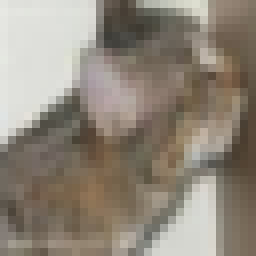
#> input picture figures/1074_cat.png, 32 x 32 px (shown 8 times larger)
$ python create_framework_figure.py
#> lines starting #> are read from the running program, lines starting #| are printed output that depends on the picture
### src/methods/mm_remax.py
"""
Moment-Matching Remax (MM-Remax)

Calculates the moments of the probabilistic Remax output analytically
using log-normal moment matching through the ReLU and normalization.

Remax = ReLU(Z) / sum(ReLU(Z))

This is the third proposed method for analytically tractable real-to-categorical
transformations in Bayesian Neural Networks. It is more numerically stable than
softmax as it avoids the exponential function.
"""

import numpy as np
from scipy.stats import norm
from typing import Dict


def _phi(x: np.ndarray) -> np.ndarray:
    """Probability Density Function (PDF) of the standard normal distribution."""
    return norm.pdf(x)


def _Phi(x: np.ndarray) -> np.ndarray:
    """Cumulative Distribution Function (CDF) of the standard normal distribution."""
    return norm.cdf(x)


def mm_remax(
    mu_z: np.ndarray,
    sigma_z_sq: np.ndarray
) -> Dict[str, np.ndarray]:
    """
    Calculates the moments of the Remax output analytically using moment matching.

    Remax(Z) = ReLU(Z) / sum(ReLU(Z))

    where ReLU is applied element-wise and the normalization ensures outputs sum to 1.

    Supports both single samples and batched inputs.

    Args:
        mu_z: Mean of the input Gaussian vector Z.
              Shape: (K,) for single sample or (B, K) for batch of B samples.
        sigma_z_sq: Variance of the input Gaussian vector Z.
              Shape: (K,) for single sample or (B, K) for batch.

    Returns:
        dict: A dictionary containing:
            - mu_a: Expected value of Remax outputs. Shape: (K,) or (B, K)
            - sigma_a_sq: Variance of Remax outputs. Shape: (K,) or (B, K)
            - mu_m: Mean of ReLU outputs M = ReLU(Z). Shape: (K,) or (B, K)
            - sigma_m_sq: Variance of ReLU outputs. Shape: (K,) or (B, K)
            - cov_z_m: Covariance between Z and M. Shape: (K,) or (B, K)
            - cov_z_a: Covariance between Z and A. Shape: (K,) or (B, K)
            - mu_ln_a: Mean of log(A). Shape: (K,) or (B, K)
            - sigma_ln_a_sq: Variance of log(A). Shape: (K,) or (B, K)
    """
    epsilon = 1e-7

    # Handle both single sample and batch inputs
    single_sample = mu_z.ndim == 1
    if single_sample:
        mu_z = mu_z[np.newaxis, :]  # (1, K)
        sigma_z_sq = sigma_z_sq[np.newaxis, :]  # (1, K)

    sigma_z = np.sqrt(sigma_z_sq)  # (B, K)

    # Standardized input for CDF/PDF calculations
    # Handle case where sigma_z is very small
    alpha = np.divide(mu_z, sigma_z, out=np.zeros_like(mu_z), where=sigma_z > epsilon)  # (B, K)

    # 1. Moments of M = ReLU(Z) = max(0, Z)
    # Using the analytical formula for the mean of a rectified Gaussian
    mu_m = np.maximum(sigma_z * _phi(alpha) + mu_z * _Phi(alpha), epsilon)  # (B, K)

    # Variance of rectified Gaussian
    sigma_m_sq = np.maximum(
        (mu_z**2 + sigma_z_sq) * _Phi(alpha) + mu_z * sigma_z * _phi(alpha) - mu_m**2,
        epsilon
    )  # (B, K)

    # Covariance between Z and M
    cov_z_m = sigma_z_sq * _Phi(alpha)  # (B, K)

    # 2. Log-space moments of M (treating M as approximately log-normal)
    sigma_ln_m_sq = np.log(1 + sigma_m_sq / (mu_m**2))  # (B, K)
    mu_ln_m = np.log(mu_m) - 0.5 * sigma_ln_m_sq  # (B, K)

    # 3. Moments of M_tilde = sum(M)
    mu_m_tilde = np.sum(mu_m, axis=-1, keepdims=True)  # (B, 1)
    sigma_m_tilde_sq = np.sum(sigma_m_sq, axis=-1, keepdims=True)  # (B, 1)
    cov_m_m_tilde = sigma_m_sq  # (B, K)

    # 4. Log-space moments of M_tilde
    sigma_ln_m_tilde_sq = np.log(1 + sigma_m_tilde_sq / (mu_m_tilde**2))  # (B, 1)
    mu_ln_m_tilde = np.log(mu_m_tilde) - 0.5 * sigma_ln_m_tilde_sq  # (B, 1)

    # 5. Covariance in log-space
    cov_ln_m_ln_m_tilde = np.log(1 + cov_m_m_tilde / (mu_m * mu_m_tilde))  # (B, K)

    # 6. Moments of ln(A) = ln(M) - ln(M_tilde)
    mu_ln_a = mu_ln_m - mu_ln_m_tilde  # (B, K)
    sigma_ln_a_sq = sigma_ln_m_sq + sigma_ln_m_tilde_sq - 2 * cov_ln_m_ln_m_tilde  # (B, K)

    # 7. Final moments of A (treating as log-normal)
    mu_a = np.maximum(np.exp(mu_ln_a + 0.5 * sigma_ln_a_sq), epsilon)  # (B, K)
    sigma_a_sq = mu_a**2 * (np.exp(sigma_ln_a_sq) - 1)  # (B, K)

    # 8. Covariance between Z and A (for gradient computation)
    cov_z_a = mu_a * cov_z_m * (1/mu_m - 1/mu_m_tilde)  # (B, K)

    # Squeeze back to original shape if single sample
    if single_sample:
        mu_a = mu_a.squeeze(0)
        sigma_a_sq = sigma_a_sq.squeeze(0)
        mu_m = mu_m.squeeze(0)
        sigma_m_sq = sigma_m_sq.squeeze(0)
        cov_z_m = cov_z_m.squeeze(0)
        cov_z_a = cov_z_a.squeeze(0)
        mu_ln_a = mu_ln_a.squeeze(0)
        sigma_ln_a_sq = sigma_ln_a_sq.squeeze(0)

    return {
        "mu_a": mu_a,
        "sigma_a_sq": sigma_a_sq,
        "mu_m": mu_m,
        "sigma_m_sq": sigma_m_sq,
        "cov_z_m": cov_z_m,
        "cov_z_a": cov_z_a,
        "mu_ln_a": mu_ln_a,
        "sigma_ln_a_sq": sigma_ln_a_sq,
    }


# [27 lines left out: function deterministic_remax, not called in this run]


class MMRemax:
    """
    Moment-Matching Remax class for probabilistic classification.

    This implements the analytically tractable Remax transformation
    that propagates uncertainty from input Gaussians to output probabilities
    using log-normal moment matching through ReLU.

    Remax is more numerically stable than softmax for BNNs as it uses ReLU
    instead of exponentials.
    """

    def __init__(self):
        """Initialize MM-Remax."""
        pass

    # [51 lines left out: functions forward, get_expected_output, get_output_variance, deterministic, not called in this run]

### src/methods/mc_remax.py
"""
Monte Carlo Remax (MC-Remax)

Estimates the moments of the probabilistic Remax output using Monte Carlo sampling.
This serves as the ground truth baseline for comparing analytical approximations.

Remax = ReLU(Z) / sum(ReLU(Z))
"""

import numpy as np
from typing import Dict, Optional


def mc_remax(
    mu_z: np.ndarray,
    sigma_z_sq: np.ndarray,
    n_samples: int = 10000,
    rng: Optional[np.random.Generator] = None
) -> Dict[str, np.ndarray]:
    """
    Estimates the moments of the Remax output using Monte Carlo sampling.

    Samples Z ~ Normal(mu_z, sigma_z_sq) and computes Remax A for each sample,
    returning the empirical moments.

    Remax(Z) = ReLU(Z) / sum(ReLU(Z))

    Supports both single samples and batched inputs.

    Args:
        mu_z: Mean of the input Gaussian vector Z.
              Shape: (K,) for single sample or (B, K) for batch of B samples.
        sigma_z_sq: Variance of the input Gaussian vector Z.
              Shape: (K,) for single sample or (B, K) for batch.
        n_samples: Number of Monte Carlo samples to draw.
        rng: NumPy random generator for reproducibility. If None, creates a new one.

    Returns:
        dict: A dictionary containing:
            - mu_a: Expected value of Remax outputs (empirical mean). Shape: (K,) or (B, K)
            - sigma_a_sq: Variance of Remax outputs (empirical variance). Shape: (K,) or (B, K)
            - mu_m: Expected value of ReLU outputs. Shape: (K,) or (B, K)
            - sigma_m_sq: Variance of ReLU outputs. Shape: (K,) or (B, K)
            - cov_z_a: Covariance between Z and A. Shape: (K,) or (B, K)
            - samples: Raw Remax samples. Shape: (n_samples, K) or (n_samples, B, K)
    """
    if rng is None:
        rng = np.random.default_rng()

    # Handle both single sample and batch inputs
    single_sample = mu_z.ndim == 1
    if single_sample:
        mu_z = mu_z[np.newaxis, :]  # (1, K)
        sigma_z_sq = sigma_z_sq[np.newaxis, :]  # (1, K)

    B, K = mu_z.shape
    sigma_z = np.sqrt(sigma_z_sq)  # (B, K)

    # Draw samples: shape (n_samples, B, K)
    Z = rng.normal(loc=mu_z, scale=sigma_z, size=(n_samples, B, K))

    # Compute ReLU: M = max(0, Z)
    M = np.maximum(Z, 0)  # (n_samples, B, K)

    # Compute Remax: A = M / sum(M)
    M_sum = np.sum(M, axis=-1, keepdims=True)  # (n_samples, B, 1)
    # Avoid division by zero - if all ReLU outputs are 0, use uniform
    M_sum = np.maximum(M_sum, 1e-10)
    A = M / M_sum  # (n_samples, B, K)

    # Compute empirical moments
    mu_a = np.mean(A, axis=0)  # (B, K)
    sigma_a_sq = np.var(A, axis=0)  # (B, K)
    mu_m = np.mean(M, axis=0)  # (B, K)
    sigma_m_sq = np.var(M, axis=0)  # (B, K)

    # Compute covariance between Z and A: Cov(Z, A) = E[Z*A] - E[Z]*E[A]
    cov_z_a = np.mean(Z * A, axis=0) - mu_z * mu_a  # (B, K)

    # Squeeze back to original shape if single sample
    if single_sample:
        mu_a = mu_a.squeeze(0)
        sigma_a_sq = sigma_a_sq.squeeze(0)
        mu_m = mu_m.squeeze(0)
        sigma_m_sq = sigma_m_sq.squeeze(0)
        cov_z_a = cov_z_a.squeeze(0)
        A = A.squeeze(1)  # (n_samples, K)

    return {
        "mu_a": mu_a,
        "sigma_a_sq": sigma_a_sq,
        "mu_m": mu_m,
        "sigma_m_sq": sigma_m_sq,
        "cov_z_a": cov_z_a,
        "samples": A
    }


# [21 lines left out: function mc_remax_expected, not called in this run]


class MCRemax:
    """
    Monte Carlo Remax class for probabilistic classification.

    This estimates the Remax output distribution using Monte Carlo sampling,
    serving as the ground truth baseline for comparing analytical methods.
    """

    # [70 lines left out: functions __init__, forward, get_expected_output, get_output_variance, not called in this run]

### scripts/create_framework_figure.py
#!/usr/bin/env python3
"""
MM-Remax Framework Figure for Paper.

Creates a 3-column figure showing:
1. Input image + Prior logits (3 Gaussians in one plot)
2. MM-Remax transformation -> Output probabilities
3. Bayesian update with true label -> Posterior logits
"""

import numpy as np
import matplotlib.pyplot as plt
from matplotlib.patches import FancyArrowPatch
from scipy.stats import norm
import sys
from pathlib import Path

sys.path.insert(0, str(Path(__file__).parent.parent))
from src.methods.mm_remax import mm_remax
from src.methods.mc_remax import mc_remax

# Configuration
plt.rcParams.update({
    'text.usetex': False,
    'font.family': 'serif',
    'font.size': 10,
})

COLORS = ['#1f77b4', '#ff7f0e', '#2ca02c']
CLASS_NAMES = ['Cat', 'Dog', 'Bird']
MU_Z_PRIOR = np.array([2.0, -0.5, -1.5])
SIGMA_Z_SQ_PRIOR = np.array([0.8, 1.0, 1.2])
TRUE_CLASS = 0
Y_TRUE = np.array([1.0, 0.0, 0.0])
SIGMA_Y = 0.1


def plot_gaussians(ax, mus, sigmas, colors, labels, title, x_range=None, alpha=0.3):
#> called with mus = array of shape (3,), sigmas = array of shape (3,), title = 'Prior Logit Distributions p(z)', x_range = (-4, 6), alpha = 0.3
    if x_range is None:
        x_min = min(mus) - 3 * max(np.sqrt(sigmas))
        x_max = max(mus) + 3 * max(np.sqrt(sigmas))
        x_range = (x_min, x_max)
    x = np.linspace(x_range[0], x_range[1], 300)
    for mu, sigma_sq, color, label in zip(mus, sigmas, colors, labels):
        sigma = np.sqrt(sigma_sq)
        y = norm.pdf(x, mu, sigma)
        ax.plot(x, y, color=color, linewidth=2, label=label)
        ax.fill_between(x, y, alpha=alpha, color=color)
    ax.set_title(title, fontweight='bold', fontsize=11)
    ax.set_xlabel('Value')
    ax.set_ylabel('Density')
    ax.set_xlim(x_range)
    ax.set_ylim(bottom=0)
    ax.legend(loc='upper right', framealpha=0.9)
    ax.grid(True, alpha=0.3)
    ax.spines['top'].set_visible(False)
    ax.spines['right'].set_visible(False)


def bayesian_update(mu_z_prior, sigma_z_sq_prior, mu_y, sigma_y_sq, cov_z_y, y_obs):
    innovation = y_obs - mu_y
    kalman_gain = cov_z_y / (sigma_y_sq + 1e-10)
    mu_z_post = mu_z_prior + kalman_gain * innovation
    sigma_z_sq_post = sigma_z_sq_prior - kalman_gain * cov_z_y
    sigma_z_sq_post = np.maximum(sigma_z_sq_post, 1e-6)
    return mu_z_post, sigma_z_sq_post


def create_mm_remax_figure():
    fig = plt.figure(figsize=(16, 5))
    fig.suptitle('MM-Remax Framework: Uncertainty Propagation & Bayesian Update',
                 fontsize=14, fontweight='bold', y=0.98)

    # Layout: Image | Prior Logits | Output Probs | Posterior Logits
    ax_image = fig.add_axes([0.02, 0.15, 0.10, 0.65])  # Image on the left
    ax_prior = fig.add_axes([0.14, 0.15, 0.24, 0.65])  # Prior logits next to image
    ax_output = fig.add_axes([0.42, 0.15, 0.24, 0.65])  # Output probs
    ax_posterior = fig.add_axes([0.70, 0.15, 0.24, 0.65])  # Posterior logits

    # Input image
    np.random.seed(42)
    img = np.random.rand(32, 32, 3) * 0.3 + 0.3
    img[10:22, 10:22, :] = 0.6
    ax_image.imshow(img)
    ax_image.set_title('Input', fontweight='bold', fontsize=10)
    ax_image.axis('off')
    ax_image.text(0.5, -0.08, '(Cat)', transform=ax_image.transAxes, ha='center', fontsize=9, style='italic')

    labels = [f'{CLASS_NAMES[i]}: mu={MU_Z_PRIOR[i]:.1f}' for i in range(3)]
    plot_gaussians(ax_prior, MU_Z_PRIOR, SIGMA_Z_SQ_PRIOR, COLORS, labels,
                   'Prior Logit Distributions p(z)', x_range=(-4, 6))

    result = mm_remax(MU_Z_PRIOR, SIGMA_Z_SQ_PRIOR)
    mu_a = result['mu_a']
    sigma_a_sq = result['sigma_a_sq']
    cov_z_a = result['cov_z_a']

    print("MM-Remax Results:")
    print(f"  mu_a: {mu_a}")
    print(f"  sigma_a_sq: {sigma_a_sq}")

    labels_out = [f'{CLASS_NAMES[i]}: mu={mu_a[i]:.3f}' for i in range(3)]
    plot_gaussians(ax_output, mu_a, sigma_a_sq, COLORS, labels_out,
                   'Output Probability Distributions p(a)', x_range=(-0.2, 1.2))
    ax_output.axvline(x=0, color='gray', linestyle='--', alpha=0.5)
    ax_output.axvline(x=1, color='gray', linestyle='--', alpha=0.5)

    # Bayesian update
    sigma_y_sq_total = sigma_a_sq + SIGMA_Y**2
    mu_z_post, sigma_z_sq_post = bayesian_update(MU_Z_PRIOR, SIGMA_Z_SQ_PRIOR, mu_a, sigma_y_sq_total, cov_z_a, Y_TRUE)

    print(f"\nPosterior mu_z: {mu_z_post}")
    print(f"Posterior sigma_z_sq: {sigma_z_sq_post}")

    labels_post = [f'{CLASS_NAMES[i]}: mu={mu_z_post[i]:.2f}' for i in range(3)]
    plot_gaussians(ax_posterior, mu_z_post, sigma_z_sq_post, COLORS, labels_post,
                   'Posterior Logit Distributions p(z|y)', x_range=(-4, 6))

    # Arrows - smaller size to not cover labels
    fig.patches.append(FancyArrowPatch((0.385, 0.47), (0.415, 0.47), transform=fig.transFigure,
                                        arrowstyle='-|>', mutation_scale=12, linewidth=1.5, color='#2C3E50'))
    fig.text(0.40, 0.52, 'MM-Remax', ha='center', va='bottom', fontsize=9, fontweight='bold',
             bbox=dict(boxstyle='round,pad=0.3', facecolor='#AED6F1', edgecolor='#2980B9', linewidth=1.5))

    fig.patches.append(FancyArrowPatch((0.665, 0.47), (0.695, 0.47), transform=fig.transFigure,
                                        arrowstyle='-|>', mutation_scale=12, linewidth=1.5, color='#2C3E50'))
    fig.text(0.68, 0.52, 'Bayesian\nUpdate', ha='center', va='bottom', fontsize=9, fontweight='bold',
             bbox=dict(boxstyle='round,pad=0.3', facecolor='#F9E79F', edgecolor='#D4AC0D', linewidth=1.5))

    output_dir = Path(__file__).parent.parent / 'figures'
    output_dir.mkdir(exist_ok=True)
    fig.savefig(output_dir / 'mm_remax_framework.pdf', dpi=300, bbox_inches='tight', facecolor='white')
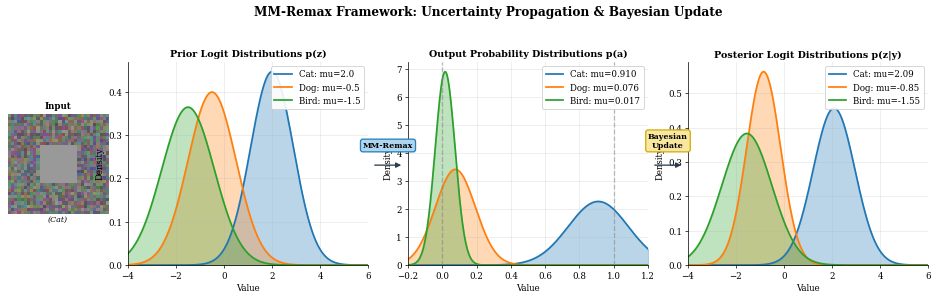
#> figure drawn by matplotlib, 4 panels; panel 2: curve peaks at x = 1.99, y = 0.446; panel 2: curve peaks at x = -0.488, y = 0.399; panel 2: curve peaks at x = -1.49, y = 0.364; panel 3: curve peaks at x = 0.91, y = 2.27
    fig.savefig(output_dir / 'mm_remax_framework.png', dpi=300, bbox_inches='tight', facecolor='white')
    print(f"\nSaved to {output_dir}")
    plt.show()
    return fig


def create_mm_remax_figure_with_mc():
    """Create a 2-row figure: MM-Remax on top, MC-Remax on bottom."""
    fig = plt.figure(figsize=(16, 9))
    fig.suptitle('Remax Framework: MM vs MC Comparison',
                 fontsize=14, fontweight='bold', y=0.98)

    # Row 1: MM-Remax
    ax_image1 = fig.add_axes([0.02, 0.55, 0.10, 0.35])
    ax_prior1 = fig.add_axes([0.14, 0.55, 0.24, 0.35])
    ax_output1 = fig.add_axes([0.42, 0.55, 0.24, 0.35])
    ax_posterior1 = fig.add_axes([0.70, 0.55, 0.24, 0.35])

    # Row 2: MC-Remax
    ax_image2 = fig.add_axes([0.02, 0.08, 0.10, 0.35])
    ax_prior2 = fig.add_axes([0.14, 0.08, 0.24, 0.35])
    ax_output2 = fig.add_axes([0.42, 0.08, 0.24, 0.35])
    ax_posterior2 = fig.add_axes([0.70, 0.08, 0.24, 0.35])

    # image is in figures/1074_cat.png
    #load image
    img_path = Path(__file__).parent.parent / 'figures' / '1074_cat.png'
    img = plt.imread(img_path)
#> img is the input picture: shape (32, 32, 3) float32; mean R, G, B 0.563, 0.528, 0.479


    for ax_img in [ax_image1, ax_image2]:
        ax_img.imshow(img)
        ax_img.axis('off')
        ax_img.text(0.5, -0.08, '(Cat)', transform=ax_img.transAxes, ha='center', fontsize=9, style='italic')

    ax_image1.set_title('Input', fontweight='bold', fontsize=10)
    ax_image2.set_title('Input', fontweight='bold', fontsize=10)

    # Prior logits (same for both)
    labels = [f'{CLASS_NAMES[i]}: mu={MU_Z_PRIOR[i]:.1f}' for i in range(3)]
    plot_gaussians(ax_prior1, MU_Z_PRIOR, SIGMA_Z_SQ_PRIOR, COLORS, labels,
                   'Prior Logit Distributions p(z)', x_range=(-4, 6))
    plot_gaussians(ax_prior2, MU_Z_PRIOR, SIGMA_Z_SQ_PRIOR, COLORS, labels,
                   'Prior Logit Distributions p(z)', x_range=(-4, 6))

    # Compute both methods first to determine common axis ranges
    result_mm = mm_remax(MU_Z_PRIOR, SIGMA_Z_SQ_PRIOR)
    mu_a_mm = result_mm['mu_a']
    sigma_a_sq_mm = result_mm['sigma_a_sq']
    cov_z_a_mm = result_mm['cov_z_a']

    result_mc = mc_remax(MU_Z_PRIOR, SIGMA_Z_SQ_PRIOR, n_samples=50000)
    mu_a_mc = result_mc['mu_a']
    sigma_a_sq_mc = result_mc['sigma_a_sq']
    cov_z_a_mc = result_mc['cov_z_a']

    # Compute posteriors for both
    sigma_y_sq_mm = sigma_a_sq_mm + SIGMA_Y**2
    mu_z_post_mm, sigma_z_sq_post_mm = bayesian_update(MU_Z_PRIOR, SIGMA_Z_SQ_PRIOR, mu_a_mm, sigma_y_sq_mm, cov_z_a_mm, Y_TRUE)

    sigma_y_sq_mc = sigma_a_sq_mc + SIGMA_Y**2
    mu_z_post_mc, sigma_z_sq_post_mc = bayesian_update(MU_Z_PRIOR, SIGMA_Z_SQ_PRIOR, mu_a_mc, sigma_y_sq_mc, cov_z_a_mc, Y_TRUE)

    # Fixed axis ranges for consistency
    logit_range = (-4, 6)
    prob_range = (-0.2, 1.2)

    # Compute common y-axis limits for probability plots
    x_prob = np.linspace(prob_range[0], prob_range[1], 300)
    max_y_prob = 0
    for mu, sigma_sq in zip(np.concatenate([mu_a_mm, mu_a_mc]), np.concatenate([sigma_a_sq_mm, sigma_a_sq_mc])):
        y = norm.pdf(x_prob, mu, np.sqrt(sigma_sq))
        max_y_prob = max(max_y_prob, np.max(y))

    # Compute common y-axis limits for posterior plots
    x_logit = np.linspace(logit_range[0], logit_range[1], 300)
    max_y_post = 0
    for mu, sigma_sq in zip(np.concatenate([mu_z_post_mm, mu_z_post_mc]), np.concatenate([sigma_z_sq_post_mm, sigma_z_sq_post_mc])):
        y = norm.pdf(x_logit, mu, np.sqrt(sigma_sq))
        max_y_post = max(max_y_post, np.max(y))

    # Row 1: MM-Remax
    labels_mm = [f'{CLASS_NAMES[i]}: mu={mu_a_mm[i]:.3f}' for i in range(3)]
    plot_gaussians(ax_output1, mu_a_mm, sigma_a_sq_mm, COLORS, labels_mm,
                   'MM-Remax: Output p(a)', x_range=prob_range)
    ax_output1.axvline(x=0, color='gray', linestyle='--', alpha=0.5)
    ax_output1.axvline(x=1, color='gray', linestyle='--', alpha=0.5)
    ax_output1.set_ylim(0, max_y_prob * 1.1)

    labels_post_mm = [f'{CLASS_NAMES[i]}: mu={mu_z_post_mm[i]:.2f}' for i in range(3)]
    plot_gaussians(ax_posterior1, mu_z_post_mm, sigma_z_sq_post_mm, COLORS, labels_post_mm,
                   'MM: Posterior p(z|y)', x_range=logit_range)
    ax_posterior1.set_ylim(0, max_y_post * 1.1)

    # Row 2: MC-Remax
    labels_mc = [f'{CLASS_NAMES[i]}: mu={mu_a_mc[i]:.3f}' for i in range(3)]
    plot_gaussians(ax_output2, mu_a_mc, sigma_a_sq_mc, COLORS, labels_mc,
                   'MC-Remax: Output p(a)', x_range=prob_range)
    ax_output2.axvline(x=0, color='gray', linestyle='--', alpha=0.5)
    ax_output2.axvline(x=1, color='gray', linestyle='--', alpha=0.5)
    ax_output2.set_ylim(0, max_y_prob * 1.1)

    labels_post_mc = [f'{CLASS_NAMES[i]}: mu={mu_z_post_mc[i]:.2f}' for i in range(3)]
    plot_gaussians(ax_posterior2, mu_z_post_mc, sigma_z_sq_post_mc, COLORS, labels_post_mc,
                   'MC: Posterior p(z|y)', x_range=logit_range)
    ax_posterior2.set_ylim(0, max_y_post * 1.1)

    # Arrows Row 1 (MM)
    fig.patches.append(FancyArrowPatch((0.385, 0.72), (0.415, 0.72), transform=fig.transFigure,
                                        arrowstyle='-|>', mutation_scale=12, linewidth=1.5, color='#2C3E50'))
    fig.text(0.40, 0.76, 'MM-Remax', ha='center', va='bottom', fontsize=9, fontweight='bold',
             bbox=dict(boxstyle='round,pad=0.3', facecolor='#AED6F1', edgecolor='#2980B9', linewidth=1.5))

    fig.patches.append(FancyArrowPatch((0.665, 0.72), (0.695, 0.72), transform=fig.transFigure,
                                        arrowstyle='-|>', mutation_scale=12, linewidth=1.5, color='#2C3E50'))
    fig.text(0.68, 0.76, 'Bayesian\nUpdate', ha='center', va='bottom', fontsize=9, fontweight='bold',
             bbox=dict(boxstyle='round,pad=0.3', facecolor='#F9E79F', edgecolor='#D4AC0D', linewidth=1.5))

    # Arrows Row 2 (MC)
    fig.patches.append(FancyArrowPatch((0.385, 0.25), (0.415, 0.25), transform=fig.transFigure,
                                        arrowstyle='-|>', mutation_scale=12, linewidth=1.5, color='#2C3E50'))
    fig.text(0.40, 0.29, 'MC-Remax', ha='center', va='bottom', fontsize=9, fontweight='bold',
             bbox=dict(boxstyle='round,pad=0.3', facecolor='#D5F5E3', edgecolor='#27AE60', linewidth=1.5))

    fig.patches.append(FancyArrowPatch((0.665, 0.25), (0.695, 0.25), transform=fig.transFigure,
                                        arrowstyle='-|>', mutation_scale=12, linewidth=1.5, color='#2C3E50'))
    fig.text(0.68, 0.29, 'Bayesian\nUpdate', ha='center', va='bottom', fontsize=9, fontweight='bold',
             bbox=dict(boxstyle='round,pad=0.3', facecolor='#F9E79F', edgecolor='#D4AC0D', linewidth=1.5))

    # Row labels
    fig.text(0.005, 0.72, 'MM\n(Analytical)', ha='left', va='center', fontsize=10, fontweight='bold', rotation=90)
    fig.text(0.005, 0.25, 'MC\n(Sampling)', ha='left', va='center', fontsize=10, fontweight='bold', rotation=90)

    output_dir = Path(__file__).parent.parent / 'figures'
    output_dir.mkdir(exist_ok=True)
    fig.savefig(output_dir / 'mm_remax_framework_with_mc.pdf', dpi=300, bbox_inches='tight', facecolor='white')
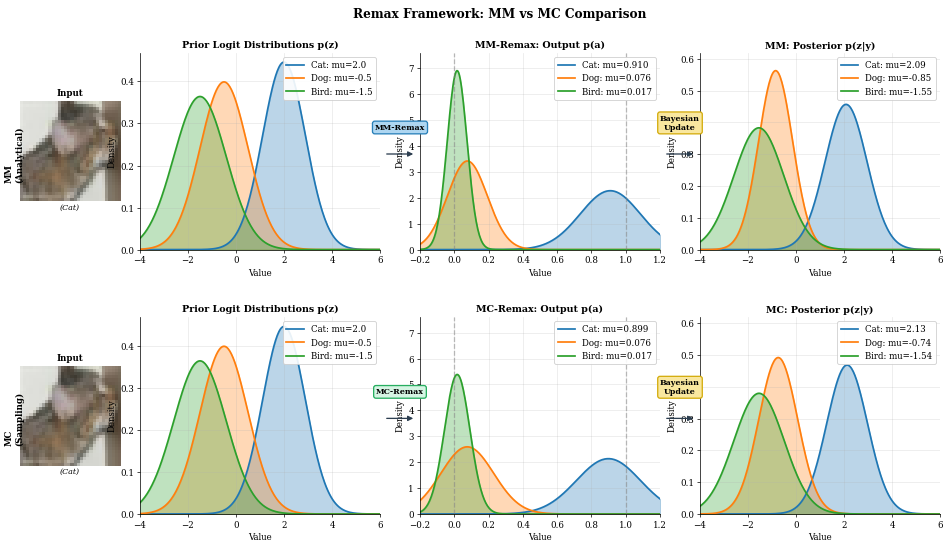
#> figure drawn by matplotlib, 8 panels; panel 2: curve peaks at x = 1.99, y = 0.446; panel 2: curve peaks at x = -0.488, y = 0.399; panel 2: curve peaks at x = -1.49, y = 0.364; panel 3: curve peaks at x = 0.91, y = 2.27
    fig.savefig(output_dir / 'mm_remax_framework_with_mc.png', dpi=300, bbox_inches='tight', facecolor='white')
    print(f"\nSaved comparison figure to {output_dir}")
    plt.show()
    return fig


if __name__ == "__main__":
    print("Creating MM-Remax only figure...")
    create_mm_remax_figure()
    print("\nCreating MM vs MC comparison figure...")
    create_mm_remax_figure_with_mc()
